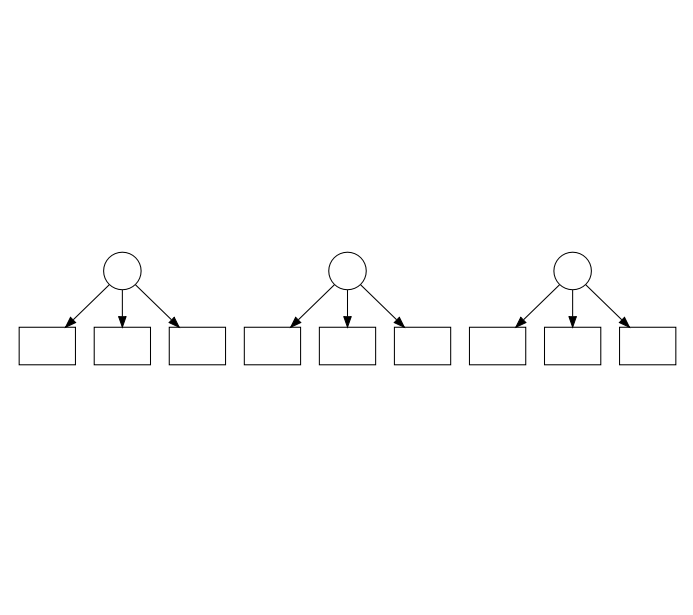

Here is the R script that generated this plot:
#### independant clusters graph
#########

#library(DiagrammeR)

grViz("

digraph ind_clusters {

node [shape = circle, label = '']
A; B; C

node [shape = box]
1; 2; 3; 4; 5; 6; 7; 8; 9

# edge statements
A -> 1; A -> 2 [weight=1000]; A -> 3;
B -> 4; B -> 5; B -> 6;
C -> 7; C -> 8 [weight=1000]; C -> 9


{ rank = same; 1; 2; 3; 4; 5; 6; 7; 8; 9 }

{ rank = same; A; B; C}

}      
")
